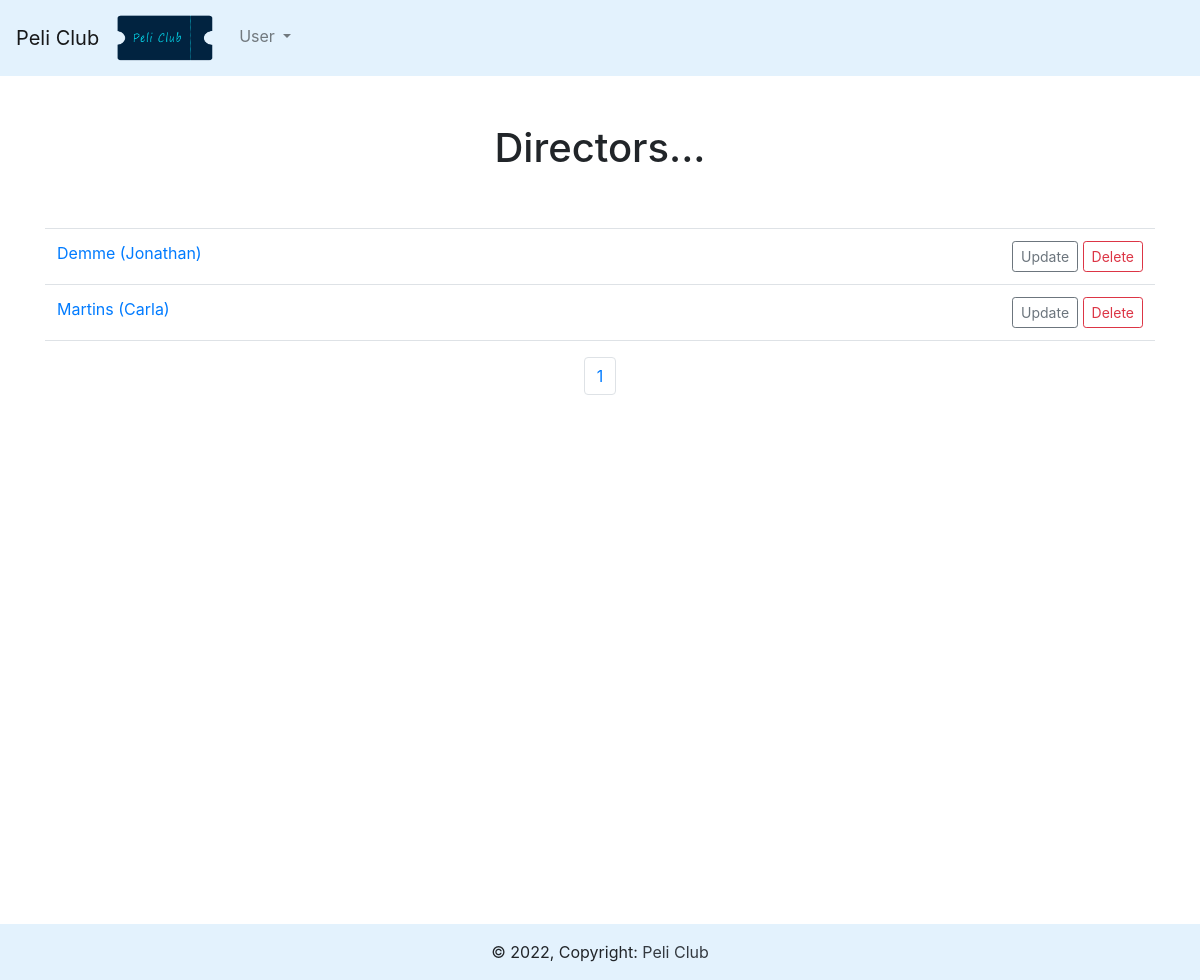
Screenshot of /list_directors with the database file from the repository.
### movies/models.py (models this page shows)
class Director(models.Model):
  first_name= models.CharField('First Name', max_length=120)
  last_name= models.CharField('Second Name', max_length=120)
  date_of_birth= models.DateField(null=True, blank=True)
  date_of_death= models.DateField('Died',null=True, blank=True)
  place_of_birth= models.CharField(max_length=120)
  place_of_death= models.CharField(max_length=120,null=True, blank=True)
  biography=models.TextField(blank=True)
  def __str__(self):
    return '%s (%s)' % (self.last_name, self.first_name)

### movies/views.py (the view)
# urls.py: path('list_directors', views.list_directors, name="list-directors"),
def list_directors(request):
   director_list = Director.objects.all()
   p = Paginator(Director.objects.all(), 25)
   page = request.GET.get('page')
   directors = p.get_page(page)
   nums="a" * directors.paginator.num_pages
   return render(request, 'movies/director.html',
    {'director_list':director_list,
    'directors':directors,
    'nums':nums})

### movies/templates/movies/director.html (shortened to what this page needs)
{% extends 'movies/base.html' %}
{% block content %}
 <br>
  <center>
  <h1>Directors...</h1>
  <table class="table table-hover border-bottom">
  {%for director in directors%}
    <tr>
      <td>
        <a href="{% url 'show-director' director.id%}">{{director}}</a>
     </td>
     <td align="right">
      <a href="{% url 'update-director' director.id%}" class="btn btn-outline-secondary btn-sm my-2 my-sm-0" type="submit">Update</a>
     <a class="btn btn-sm btn-outline-danger"  href="#" data-toggle="modal" data-target="#exampleModal-{{ director.id }}" data-id="{{ director.id }}">Delete</a>
     </td>
     <br/>
  {% endfor %}
</tr>
  </table>
  </center>
<nav aria-label="Page navigation example">
  <ul class="pagination justify-content-center">
{% for i in nums %}
	<li class="page-item"><a class="page-link" href="?page={{ forloop.counter }}">{{ forloop.counter }}</a></li>
{% endfor %}
</ul>
</nav>
  {% endblock %}

### rows the page displays
Director: last_name+first_name "Demme (Jonathan)"
Director: last_name+first_name "Martins (Carla)"
